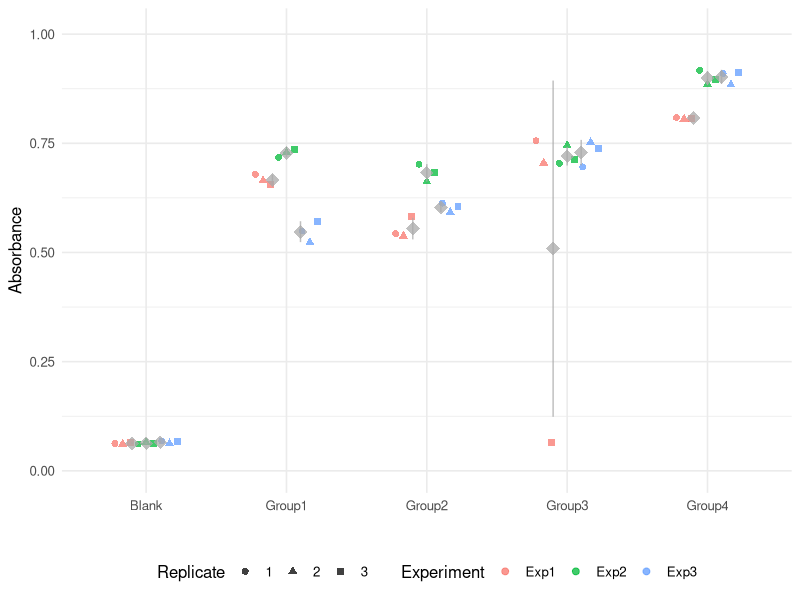
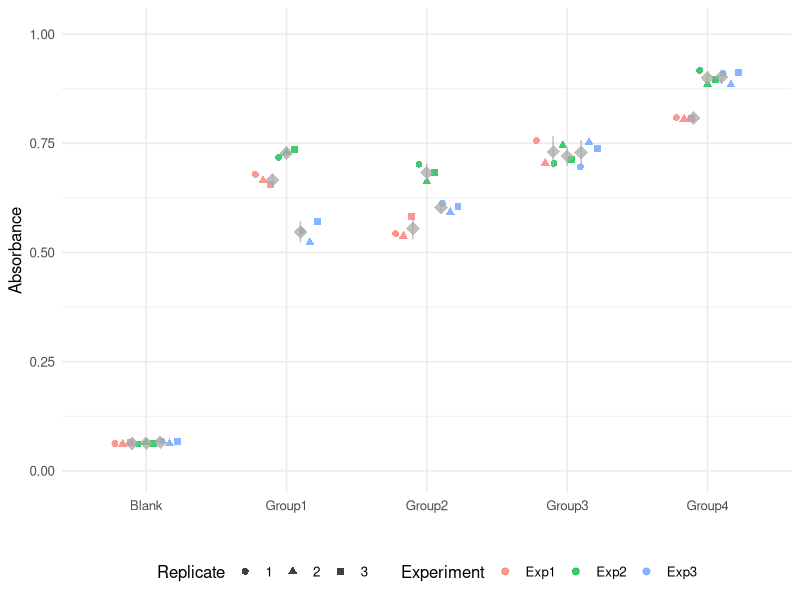
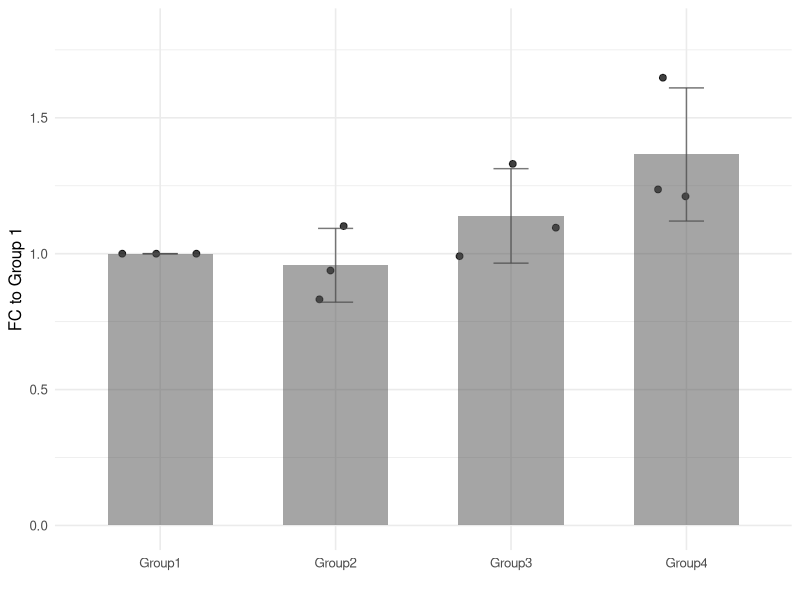
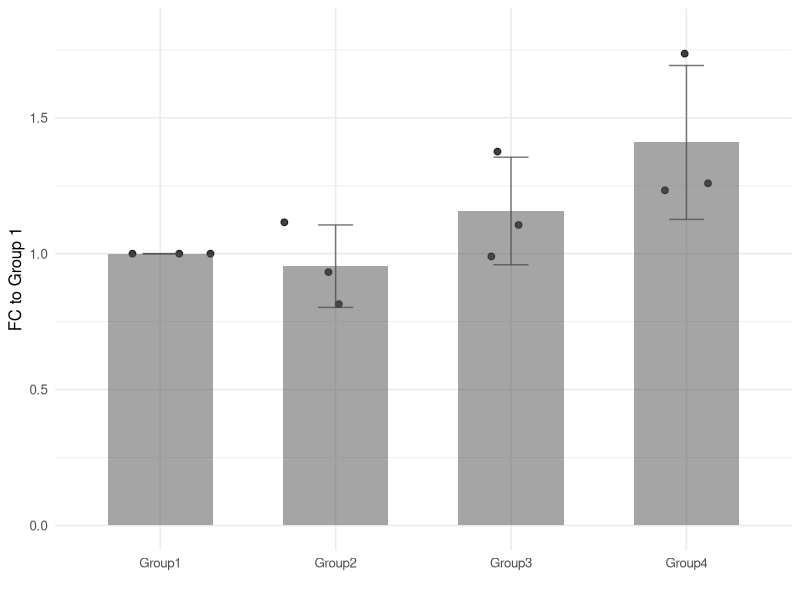
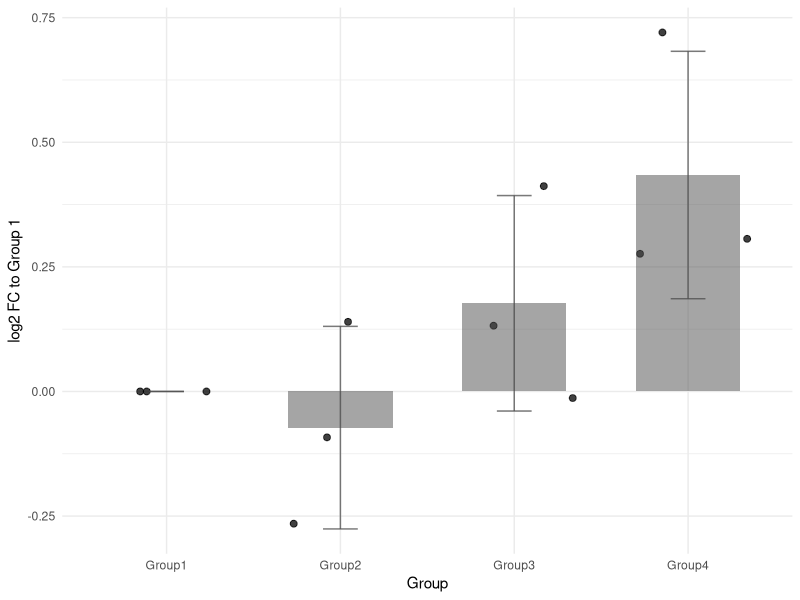
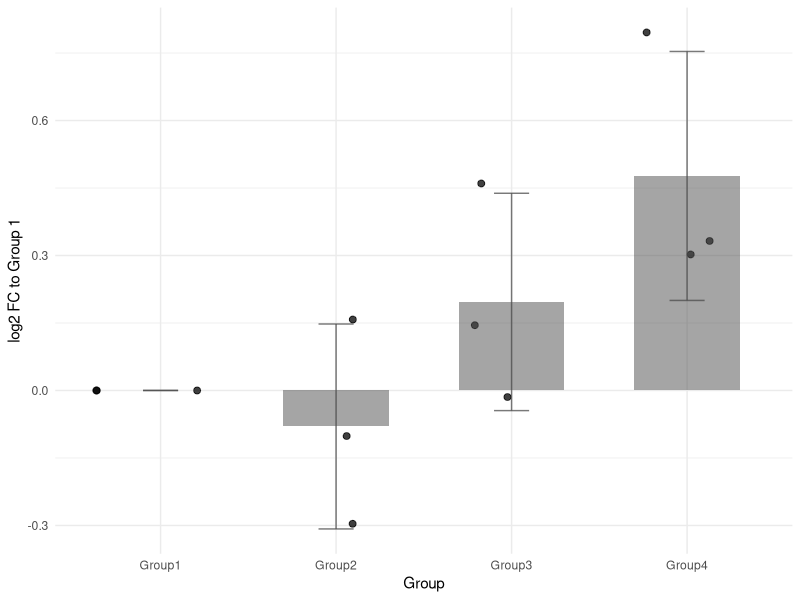

Source code (R) for these figures, in order:
## ---- chunk 1
library(tidyverse)
## ---- chunk 2
colourimetric_df <- read.csv("example_data/colorimetric_example_tidy.csv")

glimpse(colourimetric_df)
## ---- chunk 3
summary(colourimetric_df)
## ---- chunk 4
#| fig-width: 6.5
#| fig-height: 5

ylimit <- max(colourimetric_df$Absorbance)*1.1 # use the max absorbance value for upper y limit
ggplot(colourimetric_df, aes(x=Group, y=Absorbance, colour=Experiment, shape=as.factor(Replicate))) +
  geom_point(position = position_dodge(0.5), alpha = 0.75, size = 2) +
  stat_summary(aes(group = Experiment),
               fun = mean,
               fun.min = function(x) mean(x) - sd(x),
               fun.max = function(x) mean(x) + sd(x),
               geom = "pointrange", size = 1, shape = 18,
               colour = 'darkgrey', alpha = 0.75,
               position = position_dodge(0.3)) +
  labs(color = 'Experiment', shape = 'Replicate', x="") +
  scale_y_continuous(limits = c(0, ylimit))+
  theme_minimal(base_size = 12) +
  theme(legend.position = 'bottom')
## ---- chunk 5
colourimetric_df <- colourimetric_df %>% 
  filter(!(Experiment == "Exp1" & Group == "Group3" & Replicate == 3))
## ---- chunk 6
#| fig-width: 6.5
#| fig-height: 5
ylimit <- max(colourimetric_df$Absorbance)*1.1 # use the max absorbance value for upper y limit
ggplot(colourimetric_df, aes(x=Group, y=Absorbance, colour=Experiment, shape=as.factor(Replicate))) +
  geom_point(position = position_dodge(0.5), alpha = 0.75, size = 2) +
  stat_summary(aes(group = Experiment),
               fun = mean,
               fun.min = function(x) mean(x) - sd(x),
               fun.max = function(x) mean(x) + sd(x),
               geom = "pointrange", size = 1, shape = 18,
               colour = 'darkgrey', alpha = 0.75,
               position = position_dodge(0.3)) +
  labs(color = 'Experiment', shape = 'Replicate', x="") +
  scale_y_continuous(limits = c(0, ylimit))+
  theme_minimal(base_size = 12) +
  theme(legend.position = 'bottom')
## ---- chunk 7
blank_means <- colourimetric_df %>%
  filter(Group == "Blank") %>%
  group_by(Experiment) %>%
  summarise(BlankMean = mean(Absorbance))

colourimetric_df <- colourimetric_df %>%
  left_join(blank_means, by = "Experiment") %>%
  mutate(Absorbance_Corrected = Absorbance - BlankMean) %>%
  filter(Group != "Blank")  # Remove blank values now that we have subtracted
## ---- chunk 8
colourimetric_df_meantechnical <- colourimetric_df %>%  
  group_by(Experiment, Group) %>%
  summarise(AbsorbanceMeanCorrected = mean(Absorbance_Corrected),
            AbsorbanceSDCorrected = sd(Absorbance_Corrected),
            AbsorbanceMean = mean(Absorbance),
            AbsorbanceSD = sd(Absorbance)
            )
## ---- chunk 9
colourimetric_df_Normalised <- colourimetric_df_meantechnical %>%  
  group_by(Experiment) %>%
  mutate(Normalised = AbsorbanceMean / AbsorbanceMean[Group == 'Group1'],
         NormalisedCorrected = AbsorbanceMeanCorrected / AbsorbanceMeanCorrected[Group == 'Group1'])
## ---- chunk 10
#| layout-ncol: 2
#| fig-cap: 
#|   - "Absorbance value fold change (FC) to Group 1"
#|   - "Absorbance value fold change (FC) to Group 1 after subtracting the blank reading"

ylimit <- max(colourimetric_df_Normalised$Normalised)*1.1
ggplot(colourimetric_df_Normalised, aes(x=Group, y=Normalised)) +
  geom_jitter(height = 0, alpha = 0.75, size = 2) +
  stat_summary(
    fun = mean,
    geom = "bar", 
    position = position_dodge(0.3), 
    width = 0.6,
    alpha = 0.5,
    fill = 'grey30') +
  stat_summary(
    fun.min = function(x) mean(x) - sd(x), 
    fun.max = function(x) mean(x) + sd(x), 
    geom = "errorbar", 
    width = 0.2,
    position = position_dodge(0.3),
    colour = 'grey30',
    alpha = 0.75) +
  scale_y_continuous(limits = c(0, ylimit))+
  labs(y='FC to Group 1', x="")+
  theme_minimal(base_size = 12) +
  theme(legend.position = 'bottom')

#ylimit <- max(colourimetric_df_Normalised$NormalisedCorrected)*1.1
ggplot(colourimetric_df_Normalised, aes(x=Group, y=NormalisedCorrected)) +
  geom_jitter(height = 0, alpha = 0.75, size = 2) +
  stat_summary(
    fun = mean,
    geom = "bar", 
    position = position_dodge(0.3), 
    width = 0.6,
    alpha = 0.5,
    fill = 'grey30') +
  stat_summary(
    fun.min = function(x) mean(x) - sd(x), 
    fun.max = function(x) mean(x) + sd(x), 
    geom = "errorbar", 
    width = 0.2,
    position = position_dodge(0.3),
    colour = 'grey30',
    alpha = 0.75) +
  scale_y_continuous(limits = c(0, ylimit))+
  labs(y='FC to Group 1',  x="")+
  theme_minimal(base_size = 12) +
  theme(legend.position = 'bottom')
## ---- chunk 11
#| layout-ncol: 2
#| fig-cap: 
#|   - "log2 FC of absorbance Values to Group 1"
#|   - "log2 FC of absorbance Values to Group 1 after subtracting the blank reading"

ggplot(colourimetric_df_Normalised, aes(x=Group, y=log2(Normalised))) +
  geom_jitter(height = 0, alpha = 0.75, size = 2) +
  stat_summary(
    fun = mean,
    geom = "bar", 
    position = position_dodge(0.3), 
    width = 0.6,
    alpha = 0.5,
    fill = 'grey30') +
  stat_summary(
    fun.min = function(x) mean(x) - sd(x), 
    fun.max = function(x) mean(x) + sd(x), 
    geom = "errorbar", 
    width = 0.2,
    position = position_dodge(0.3),
    colour = 'grey30',
    alpha = 0.75) +
  labs(y='log2 FC to Group 1')+
  theme_minimal() +
  theme(legend.position = 'bottom')

ylimit <- max(colourimetric_df_Normalised$AbsorbanceMeanCorrected)*1.1
ggplot(colourimetric_df_Normalised, aes(x=Group, y=log2(NormalisedCorrected))) +
  geom_jitter(height = 0, alpha = 0.75, size = 2) +
  stat_summary(
    fun = mean,
    geom = "bar", 
    position = position_dodge(0.3), 
    width = 0.6,
    alpha = 0.5,
    fill = 'grey30') +
  stat_summary(
    fun.min = function(x) mean(x) - sd(x), 
    fun.max = function(x) mean(x) + sd(x), 
    geom = "errorbar", 
    width = 0.2,
    position = position_dodge(0.3),
    colour = 'grey30',
    alpha = 0.75) +
  labs(y='log2 FC to Group 1')+
  theme_minimal() +
  theme(legend.position = 'bottom')
## ---- chunk 12
#| echo: false
#| warning: false
library(kableExtra)

colourimetric_df_Normalised %>% group_by(Group) %>%
  summarise(`FC mean` = mean(Normalised),
            `FC SD` = sd(Normalised),
            `FC mean bg sub` = mean(NormalisedCorrected),
            `FC SD bg sub` = sd(NormalisedCorrected)) %>%
  kbl() %>%
  kable_styling(
    bootstrap_options = c("striped", "hover", "condensed"),
    full_width = FALSE,
    position = "left"
  ) %>%
  scroll_box(width = "100%", height = "200px")
